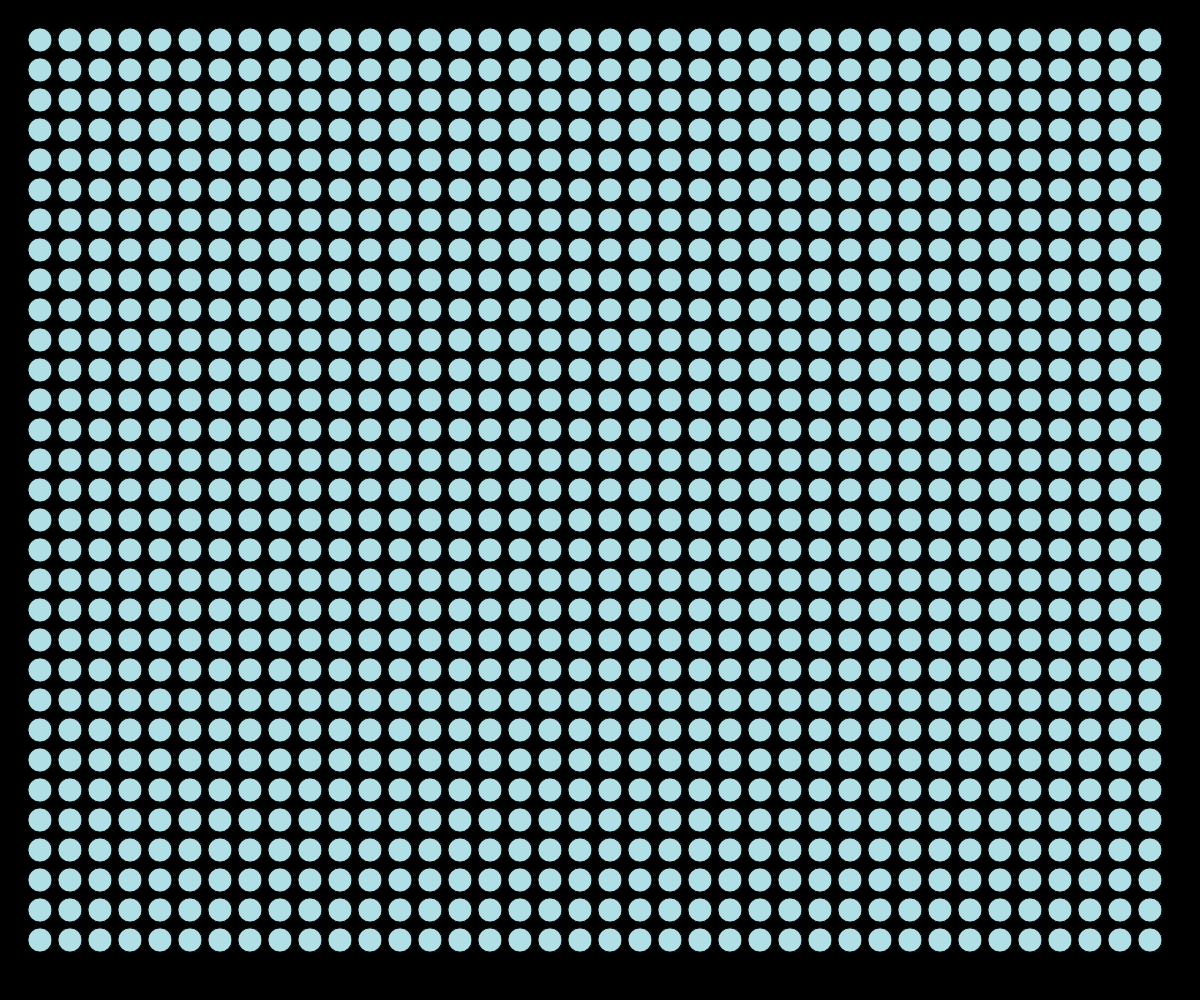
Frame 1 (no input)
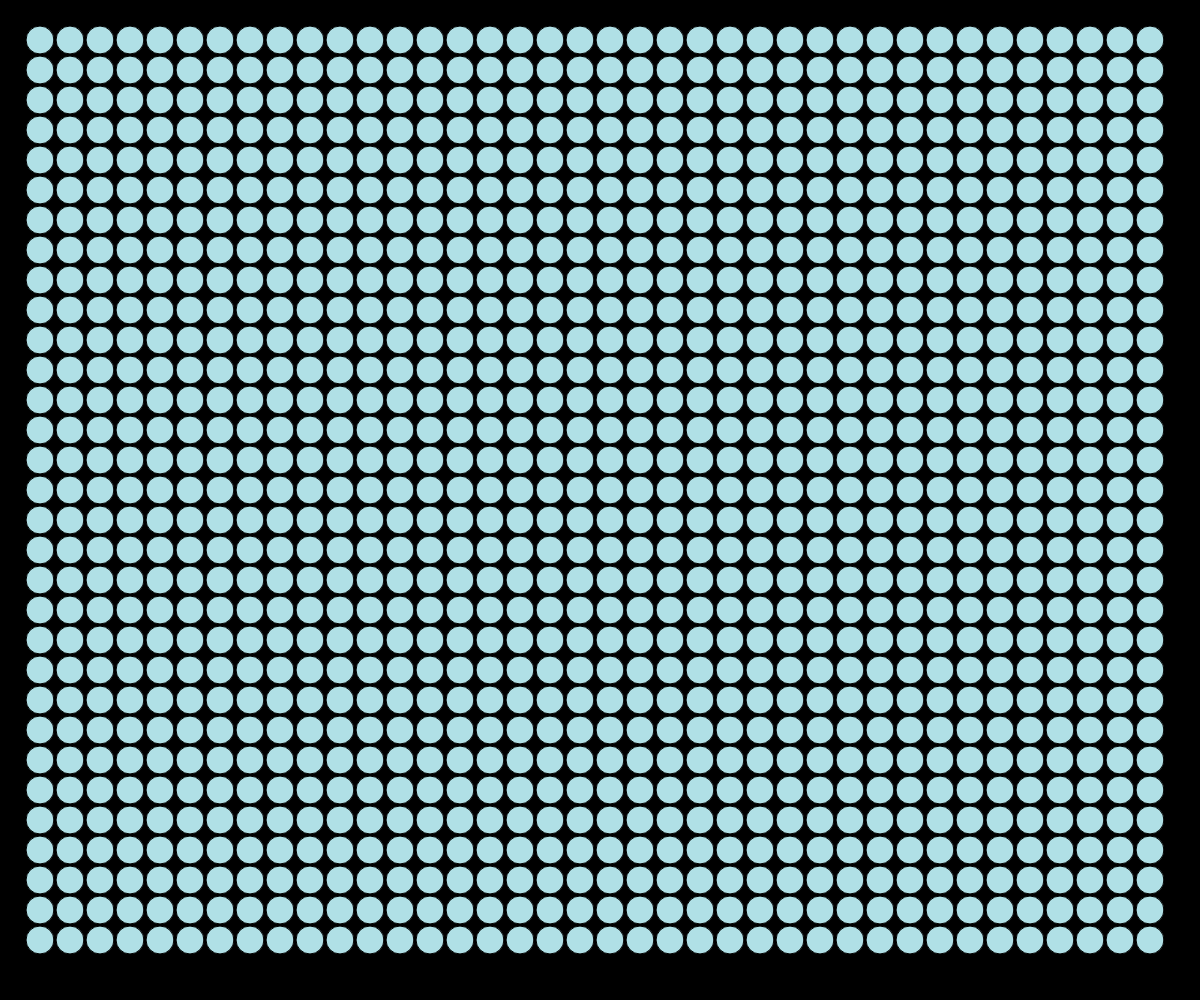
Frame 60 (no input)
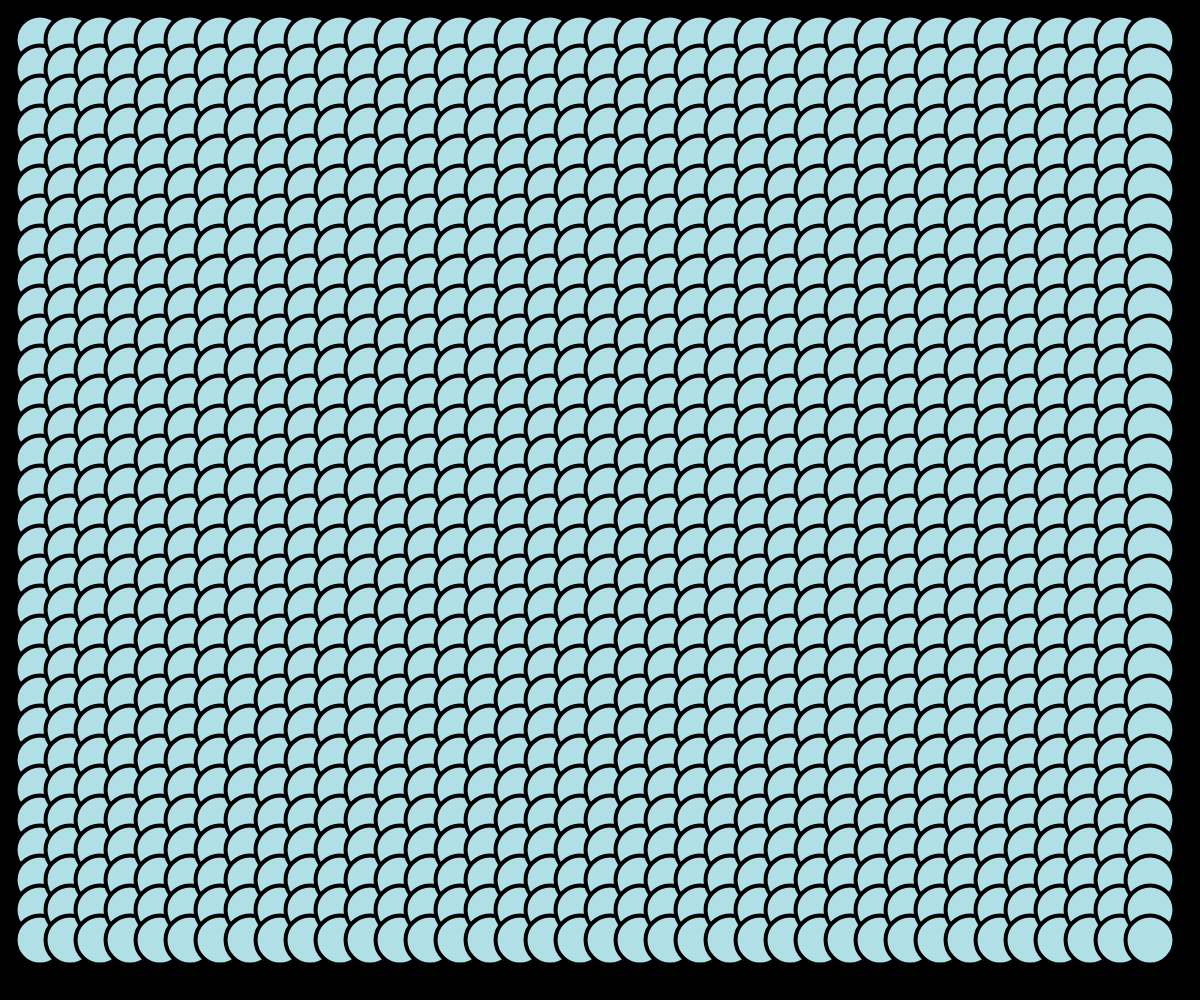
Frame 120 (the mouse pressed at the canvas centre since frame 60)

The p5.js sketch that drew these frames (run headless with seeded random() and noise() and a simulated clock; from frame 60 on, the mouse is pressed at the canvas centre):

// p5.js sketch
// ── sketch.js
function preload(){
  // put preload code here
}

let i = 30
let j = i + 10
const mycolors = ["powderblue", "sandybrown", "palegreen"]

function setup() {
  createCanvas(windowWidth,windowHeight)
  // put setup code here
}

function draw() {
  background("black")

  let c = random(10, i);
  let myc= random(mycolors);

  for(let x=j; x<(width-j); x+=i){
    for(let y=j; y<(height-j); y+=i){
      fill(color(myc));
      ellipse(x, y, c);

      if(mouseIsPressed){
    strokeWeight(4);
    ellipse(x, y, c+20);
  }
    else {
      strokeWeight(1);
    }
    }
  }
}

function windowResized() {
  resizeCanvas(windowWidth,windowHeight);
}
